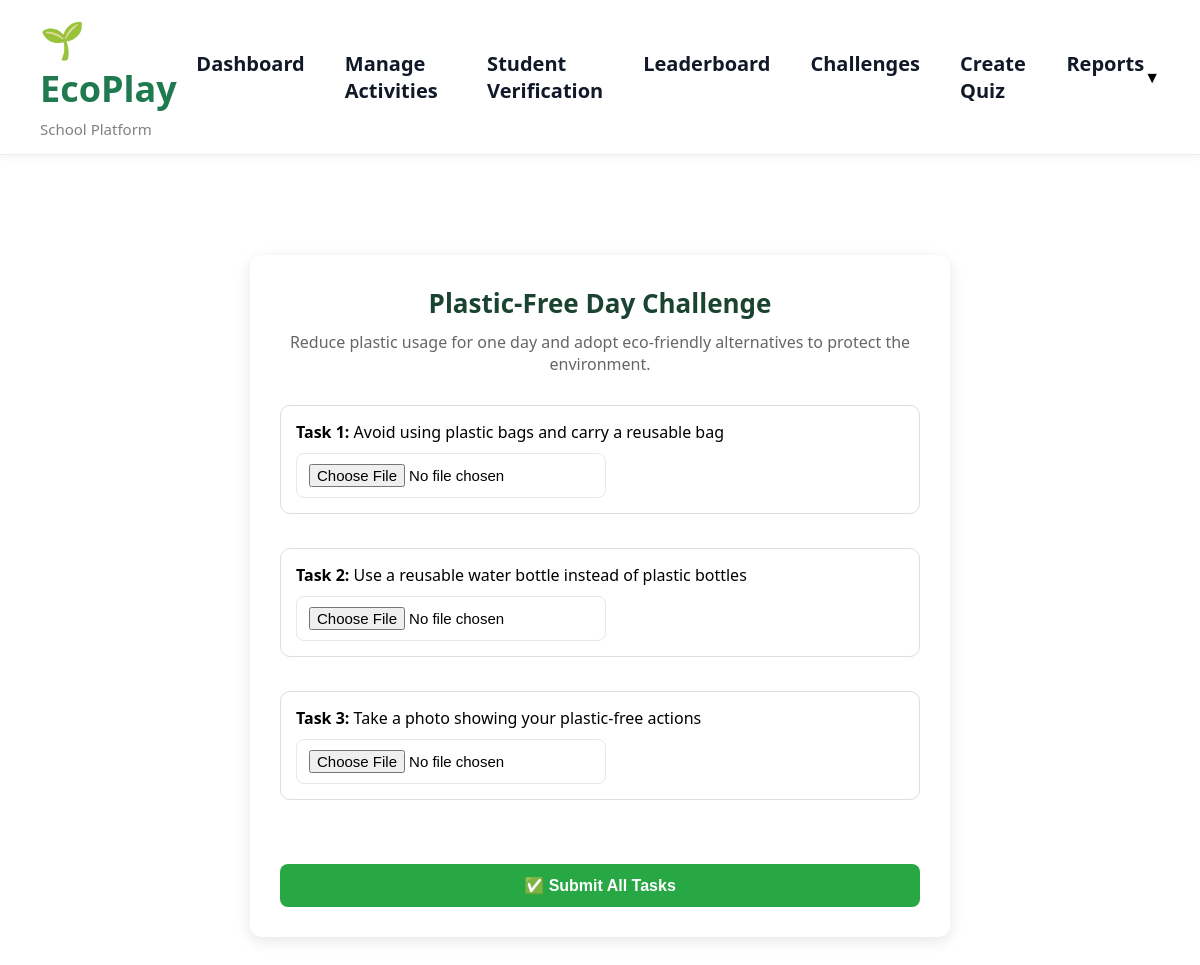
Screenshot of /start_challenge/5 with the database file from the repository.
### tables this page shows
CREATE TABLE challenges(
    id INTEGER PRIMARY KEY AUTOINCREMENT,
    title TEXT,
    description TEXT,
    category TEXT,
    points INTEGER,
    time_limit INTEGER,
    difficulty TEXT,
    start_date TEXT,
    end_date TEXT,
    status TEXT DEFAULT 'active'
);

CREATE TABLE challenge_tasks(
    id INTEGER PRIMARY KEY AUTOINCREMENT,
    challenge_id INTEGER,
    task TEXT
);

### app.py (the view)
@app.route("/start_challenge/<int:id>")
def start_challenge(id):
    conn = sqlite3.connect("database.db")
    conn.row_factory = sqlite3.Row
    challenge = conn.execute(
        "SELECT * FROM challenges WHERE id=?",
        (id,)
    ).fetchone()
    tasks = conn.execute(
        "SELECT * FROM challenge_tasks WHERE challenge_id=?",
        (id,)
    ).fetchall()
    return render_template("start_challenge.html", c=challenge, tasks=tasks)

### templates/start_challenge.html (shortened to what this page needs)
{% extends "base.html" %}
{% block content %}
<div class="challenge-box">
    <div class="challenge-title">
        {{ c.title }}
    </div>
    <div class="challenge-desc">
        {{ c.description }}
    </div>
    <form method="POST" action="/submit_challenge/{{ c.id }}" enctype="multipart/form-data">
        {% for t in tasks %}
        <div class="task">
            <b>Task {{ loop.index }}:</b> {{ t.task }} <br>
            <input type="file" name="photo{{ t.id }}" required>
        </div>
        {% endfor %}
        <button type="submit" class="submit-btn">
            ✅ Submit All Tasks
        </button>
    </form>
</div>
{% endblock %}

### static/style.css (style rules this page uses)
* { margin: 0; padding: 0; box-sizing: border-box; }
body { font-family: Arial, sans-serif; background: #f9fafb; }
form { display: flex; flex-direction: column; gap: 14px; }
input, select, textarea { padding: 10px 12px; border-radius: 8px; border: 1px solid #e5e7eb; font-size: 15px; }
.submit-btn { margin-top: 10px; padding: 12px; border-radius: 10px; border: none; background: #22c55e; color: white; font-size: 16px; font-weight: 700; cursor: pointer; }
.submit-btn { padding: 10px 24px; border-radius: 8px; background: #2563eb; color: white; border: none; font-weight: 600; cursor: pointer; }
body { font-family: Arial, sans-serif; background: #f4f6f9; margin: 0; padding: 0; }
body { background-image: url("/static/images/ecoplay_bg.png"); background-size: cover; background-position: center; background-repeat: no-repeat; height: 100vh; }
.submit-btn { margin-top:20px; padding:12px 30px; font-size:18px; background:#2ecc71; border:none; border-radius:6px; color:white; cursor:pointer; }
body { margin:0; font-family: "Segoe UI", sans-serif; background: linear-gradient(120deg,#e8f5e9,#e3f2fd); }
.challenge-title { text-align:center; font-size:48px; font-weight:700; margin-bottom:50px; color:#1b4332; }
html, body, #root, .app { background:white !important; }
.submit-btn { background: #22c55e; color: white; border: none; padding: 16px 40px; font-size: 20px; border-radius: 10px; cursor: pointer; margin-top: 30px; transition: 0.3s; }
.submit-btn { background:#22c55e; color:white; border:none; padding:15px 40px; font-size:18px; border-radius:8px; cursor:pointer; }
.submit-btn { padding:15px 45px; background:#22c55e; color:white; border:none; border-radius:10px; font-size:18px; cursor:pointer; }
body { margin: 0; font-family: 'Segoe UI', Arial, sans-serif; background: #f4f7fb; }

### templates/start_challenge.html (style rules this page uses)
body { background: #f4f6f9; }
.challenge-box { max-width: 700px; margin: 50px auto; background: white; padding: 30px; border-radius: 12px; box-shadow: 0px 4px 15px rgba(0,0,0,0.1); }
.challenge-title { text-align: center; font-size: 26px; font-weight: bold; margin-bottom: 10px; }
.challenge-desc { text-align: center; color: #666; margin-bottom: 30px; }
.task { margin-bottom: 20px; padding: 15px; border-radius: 10px; border: 1px solid #ddd; transition: 0.3s; }
input[type="file"] { margin-top: 10px; }
.submit-btn { width: 100%; padding: 12px; background: #28a745; color: white; font-size: 16px; border: none; border-radius: 8px; cursor: pointer; }

### rows the page displays
challenges: title "Plastic-Free Day Challenge", description "Reduce plastic usage for one day and adopt eco-friendly alternatives to protect the environment."
challenge_tasks: task "Avoid using plastic bags and carry a reusable bag"
challenge_tasks: task "Use a reusable water bottle instead of plastic bottles"
challenge_tasks: task "Take a photo showing your plastic-free actions"
